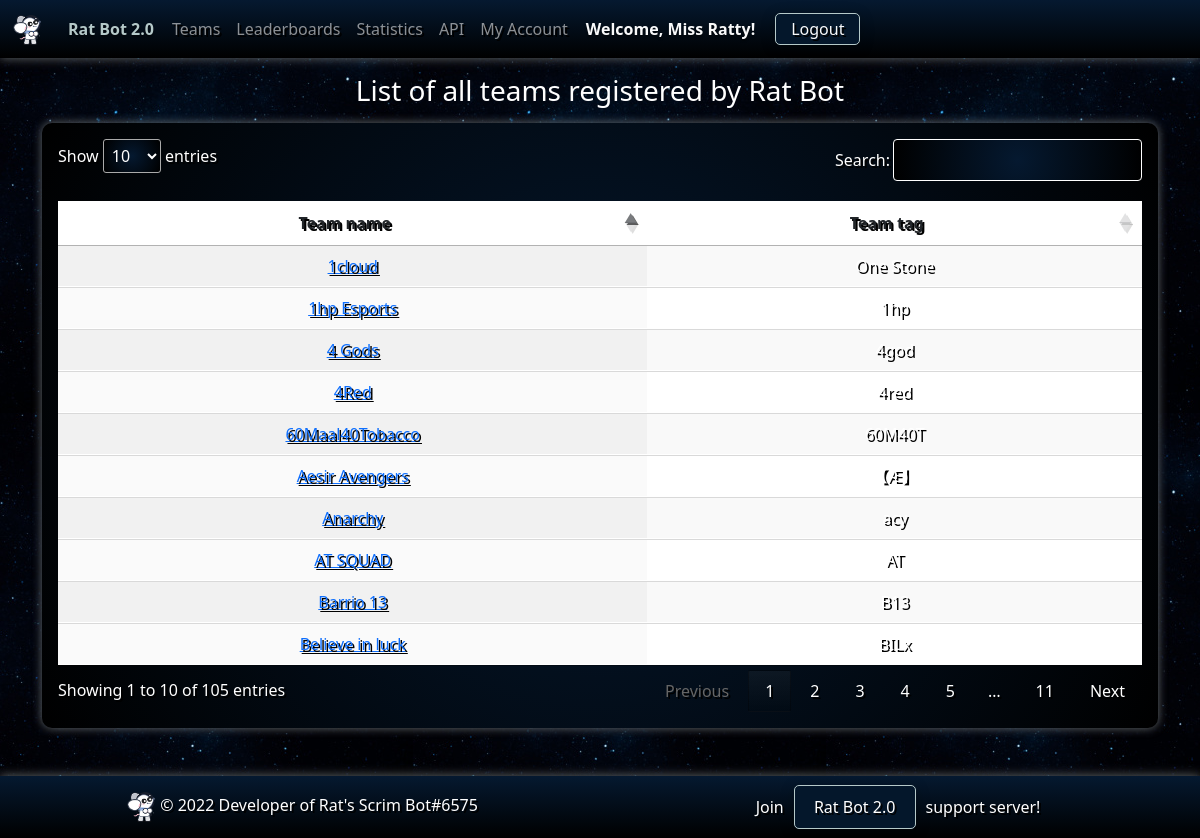
The app's page /teams (signed in) with its own data.
### ratbotapp/models.py (models this page shows, shortened)
class Team(models.Model):
    id = models.AutoField(primary_key=True)
    team_name = models.CharField(max_length=30, unique=True)
    team_tag = models.CharField(max_length=10, default="")
    team_slug = models.CharField(max_length=60, unique=False, editable=False)
    team_image = models.ImageField(upload_to='team_images/', null=True, blank=True)
    followers = models.ManyToManyField(User, related_name='following')
    created_at = models.DateTimeField(auto_now_add=True)
    updated_at = models.DateTimeField(auto_now=True)

### ratbotapp/views.py (the view)
# urls.py: path('teams', views.teams, name='teams'),
@csrf_exempt
@login_required(login_url="/accounts/discord/login")
def teams(request):
    print("======== STARTED teams() =======")
    data = Team.objects.all()
    return render(request, 'ratbot/teams.html', {
        'teams': data
    })

### ratbotapp/templates/ratbot/teams.html (shortened to what this page needs)
{% extends 'ratbot/base/base.html' %}
{% load static %}
{% block body %}
<div class="container">
    <div class="row mt-3 mb-2">
        <h3 class="text-center">List of all teams registered by Rat Bot</h3>
    </div>
    <div class="gradient-2 p-3">
        <table id="teams" class="table table-striped display" width="100%">
            <thead class="gradient" style="color:white;">
            <tr>
                <th scope="col" class="dt-center">Team name</th>
                <th scope="col" class="dt-center">Team tag</th>
            </tr>
            </thead>
            <tbody>
            {% for team in teams %}
            <tr style="color:white;">
                <td class="dt-center" style="color:white;"><a href="{% url 'team_detail' team.pk %}">{{ team.team_name }}</a></td>
                <td class="dt-center" style="color:white;">{{ team.team_tag }}</td>
            </tr>
            {% endfor %}
            </tbody>
        </table>
    </div>
</div>
{% endblock %}

### ratbotapp/templates/ratbot/base/base.html (shortened to what this page needs)
{% load static %}
<!doctype html>
<html lang="en">
<head>
    <link rel="stylesheet" href="{% static 'ratbot/styles/base.css' %}">
    <link href="https://cdn.jsdelivr.net/npm/bootstrap@5.3.0-alpha1/dist/css/bootstrap.min.css" rel="stylesheet"
>
    <link rel="stylesheet" type="text/css" href="https://cdn.datatables.net/1.13.2/css/jquery.dataTables.css">
    <link rel="stylesheet" href="https://cdnjs.cloudflare.com/ajax/libs/font-awesome/6.3.0/css/all.min.css"
/>
</head>
<body>
<nav class="navbar navbar-expand-lg navbar-dark bg-dark space-gradient sticky-top">
    <div class="container-fluid text-center">
        <a class="navbar-brand" href="/">
            <img src="{% static 'ratbot/images/logo.png' %}" alt="Rat Bot" height="30">
        </a>
        <a href="/" class="welcome">
            <span> Rat Bot 2.0</span>
        </a>
        <div class="collapse navbar-collapse" id="navbarNavDropdown">
            <ul class="navbar-nav">
                <li class="nav-item">
                    <a class="nav-link" href="{% url 'teams' %}">Teams</a>
                </li>
                <li class="nav-item">
                    <a class="nav-link" href="{% url 'leaderboards' %}">Leaderboards</a>
                </li>
                <li class="nav-item">
                    <a class="nav-link" href="{% url 'statistics' %}">Statistics</a>
                </li>
                {% if user.is_authenticated %}
                <li class="nav-item">
                    <a class="nav-link" href="{% url 'api-info' %}">API</a>
                </li>
                <li class="nav-item">
                    <a  class="nav-link" href="{% url 'my_account' %}">My Account</a>
                </li>
                {% endif %}
            </ul>
            {% if user.is_authenticated %}
            <span class="text-light welcome">Welcome, {{ user.username }}!</span>
            <span class="text-light"><a class="nav-link login" href="{% url 'logout' %}"> Logout</a></span>
            {% else %}
            <span class="text-light"><a class="nav-link login" href="{% url 'login' %}">Login</a></span>
            {% endif %}
        </div>
    </div>
</nav>
{% block body %}Base body block{% endblock %}
<div class="gradient-footer mt-5">
    <footer class="mt-3 py-3 px-3">
        <div class="row justify-content-center align-items-center">
            <div class="col-sm-12 col-md-6 mb-3 mb-md-0 text-center">
                <a href="/"><img src="{% static 'ratbot/images/logo.png' %}" alt="Rat Bot" height="30"></a> © 2022
                Developer of Rat's Scrim Bot#6575
            </div>
            <div class="col-sm-12 col-md-6 mt-3 mt-md-0 text-center">
                Join<a class="discord-invite" href="https://discord.gg/zT7RWQWQdr"> Rat Bot 2.0 </a>support server!
            </div>
        </div>
    </footer>
</div>
</body>
</html>

### ratbotapp/static/ratbot/styles/base.css (style rules this page uses)
body { color: #ffffff !important; background-color: #0c2340; background-image: url('space-background.jpg'); background-repeat: repeat; }
.gradient-footer { background-color: #000000; background-image: radial-gradient(circle, #000000 0%, #051930 100%); background-image: linear-gradient(to top, #000000 0%, #051930 100%); text-shadow: 2px 2px #000; box-shadow: 0 0 10px #656b6f; }
.gradient { background-color: #000000; background-image: radial-gradient(circle, #051930 0%, #000000 100%); background-image: linear-gradient(to top, #051930 0%, #000000 100%); text-shadow: 2px 2px #000; box-shadow: 0 0 10px #656b6f; border-radius: 10px; }
.gradient-2 { background-color: #000000; background-image: radial-gradient(circle, #051930 0%, #000000 100%); text-shadow: 2px 2px #000; box-shadow: 0 0 10px #656b6f; border-radius: 10px; }
.navbar { background-color: #000000; background-image: radial-gradient(circle, #051930 0%, #000000 100%); background-image: linear-gradient(to bottom, #051930 0%, #000000 100%); text-shadow: 2px 2px #000; box-shadow: 0 0 10px #656b6f; }
.navbar .nav-link.login { margin-left: 10px; margin-right: 10px; padding: 3px 15px; background-color: #04172b; border: 1px solid #b5c9c9; border-radius: 5px; box-shadow: 0px 3px 15px rgba(0, 0, 0, 0.2); }
.welcome { margin-left: 10px; margin-right: 10px; font-weight: bold; color: #b5c9c9; text-shadow: 0px 2px 2px rgba(0, 0, 0, 0.5); text-decoration: none; }
.discord-invite { color: white; margin-left: 10px; margin-right: 10px; padding: 10px 15px; background-color: #04172b; border: 1px solid #b5c9c9; border-radius: 5px; box-shadow: 0px 3px 15px rgba(0, 0, 0, 0.2); text-decoration: none; }

### records on screen
Team: team_name "Anarchy", team_tag "acy"
Team: team_name "Barrio 13", team_tag "B13"
Team: team_name "4 Gods", team_tag "4god"
Team: team_name "60Maal40Tobacco", team_tag "60M40T"
Team: team_name "1cloud", team_tag "One Stone"
Team: team_name "AT SQUAD", team_tag "AT"
Team: team_name "1hp Esports", team_tag "1hp"
Team: team_name "Aesir Avengers", team_tag "【Æ】"
Team: team_name "4Red", team_tag "4red"
Team: team_name "Believe in luck", team_tag "BILx"

### other values on screen
{{ user.username }} "Miss Ratty"
